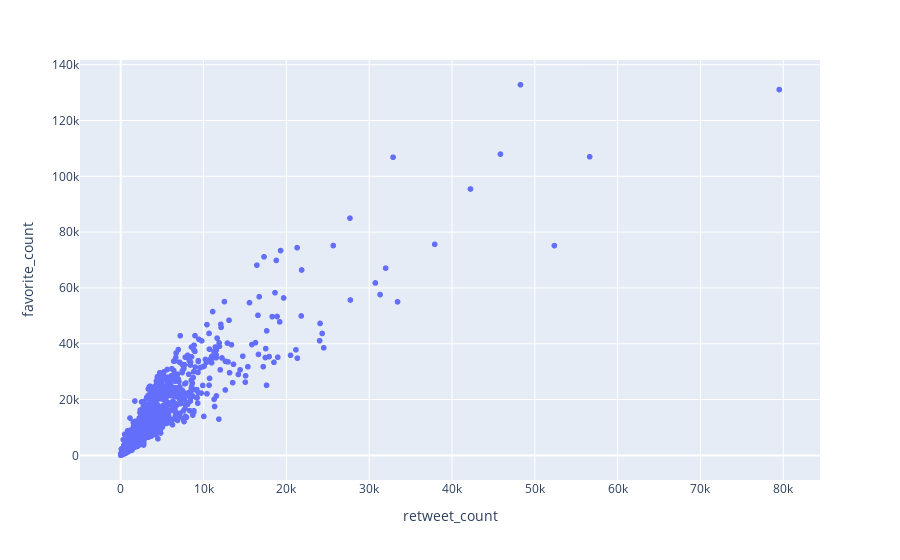

Write notebook code for a chart like this one.
### Code cell
#A tweet having high retweet count probably has a high favorite count
fig = px.scatter(df, x='retweet_count', y='favorite_count')
fig

### Figure 1 — Plotly figure (JSON) as saved in the notebook; plotly's stock layout.template omitted (floating-point values rounded to 4 significant figures; data arrays with more than 128 entries replaced by an {"elided": "..."} marker saying what was removed)
{"data": [{"hovertemplate": "retweet_count=%{x}<br>favorite_count=%{y}<extra></extra>", "legendgroup": "", "marker": {"color": "#636efa", "symbol": "circle"}, "mode": "markers", "name": "", "showlegend": false, "type": "scattergl", "x": {"elided": "2159 int values"}, "xaxis": "x", "y": {"elided": "2159 int values"}, "yaxis": "y"}], "layout": {"autosize": true, "legend": {"tracegroupgap": 0}, "margin": {"t": 60}, "xaxis": {"anchor": "y", "autorange": true, "domain": [0, 1], "range": [-4721.0, 84240.0], "title": {"text": "retweet_count"}, "type": "linear"}, "yaxis": {"anchor": "x", "autorange": true, "domain": [0, 1], "range": [-9361.0, 142200.0], "title": {"text": "favorite_count"}, "type": "linear"}}}
